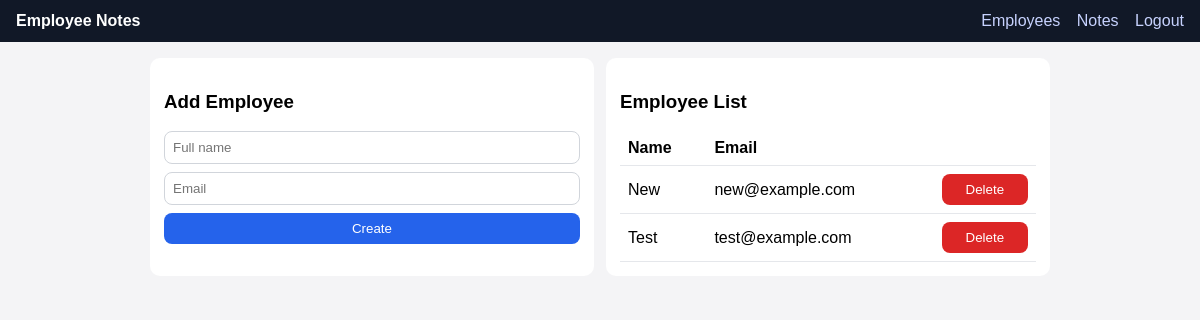
/employees (signed in), run on an earlier commit of the app's database.
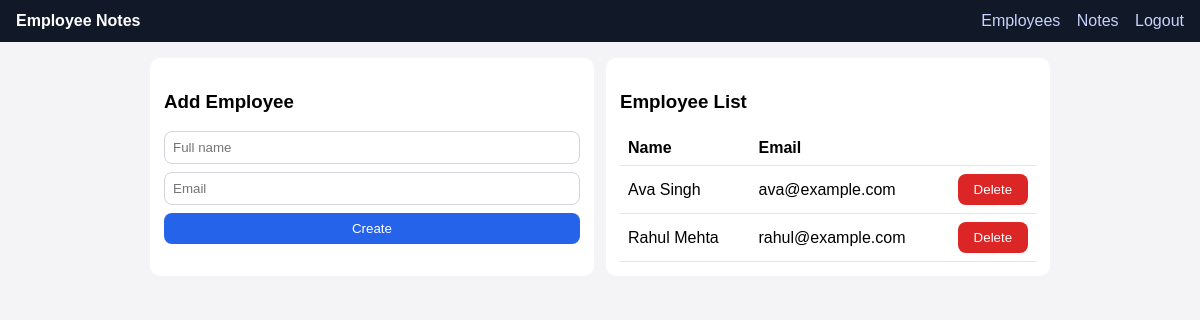
And on a later commit of the database.
### app/models.py (models this page shows)
class Employee(db.Model):
    id = db.Column(db.Integer, primary_key=True)
    name = db.Column(db.String(120), nullable=False)
    email = db.Column(db.String(120), unique=True, nullable=False)

### app/routes.py (the view)
@bp.route("/employees", methods=["GET", "POST"])
@login_required
def employees():
    if request.method == "POST":
        e = Employee(name=request.form["name"], email=request.form["email"])
        db.session.add(e)
        db.session.commit()
        flash("Employee created", "success")
        return redirect(url_for("main.employees"))
    return render_template("employees.html", employees=Employee.query.order_by(Employee.name).all())

### app/models.py (called while the page is built)
@login_manager.user_loader
def load_user(user_id):
    return db.session.get(User, int(user_id))

### app/templates/employees.html
{% extends 'base.html' %}
{% block content %}
<div class="row">
  <div class="card">
    <h3>Add Employee</h3>
    <form method="post">
      <input name="name" placeholder="Full name" required>
      <input type="email" name="email" placeholder="Email" required>
      <button>Create</button>
    </form>
  </div>
  <div class="card">
    <h3>Employee List</h3>
    <table>
      <thead><tr><th>Name</th><th>Email</th><th></th></tr></thead>
      <tbody>
        {% for e in employees %}
        <tr>
          <td>{{ e.name }}</td>
          <td>{{ e.email }}</td>
          <td>
            <form method="post" action="{{ url_for('main.delete_employee', eid=e.id) }}">
              <button class="danger">Delete</button>
            </form>
          </td>
        </tr>
        {% endfor %}
      </tbody>
    </table>
  </div>
</div>
{% endblock %}

What changed in the data, as far as the page shows it:
changed Employee: name "Test" → "Ava Singh"; email "test@example.com" → "ava@example.com"; moves up the list
changed Employee: name "New" → "Rahul Mehta"; email "new@example.com" → "rahul@example.com"
